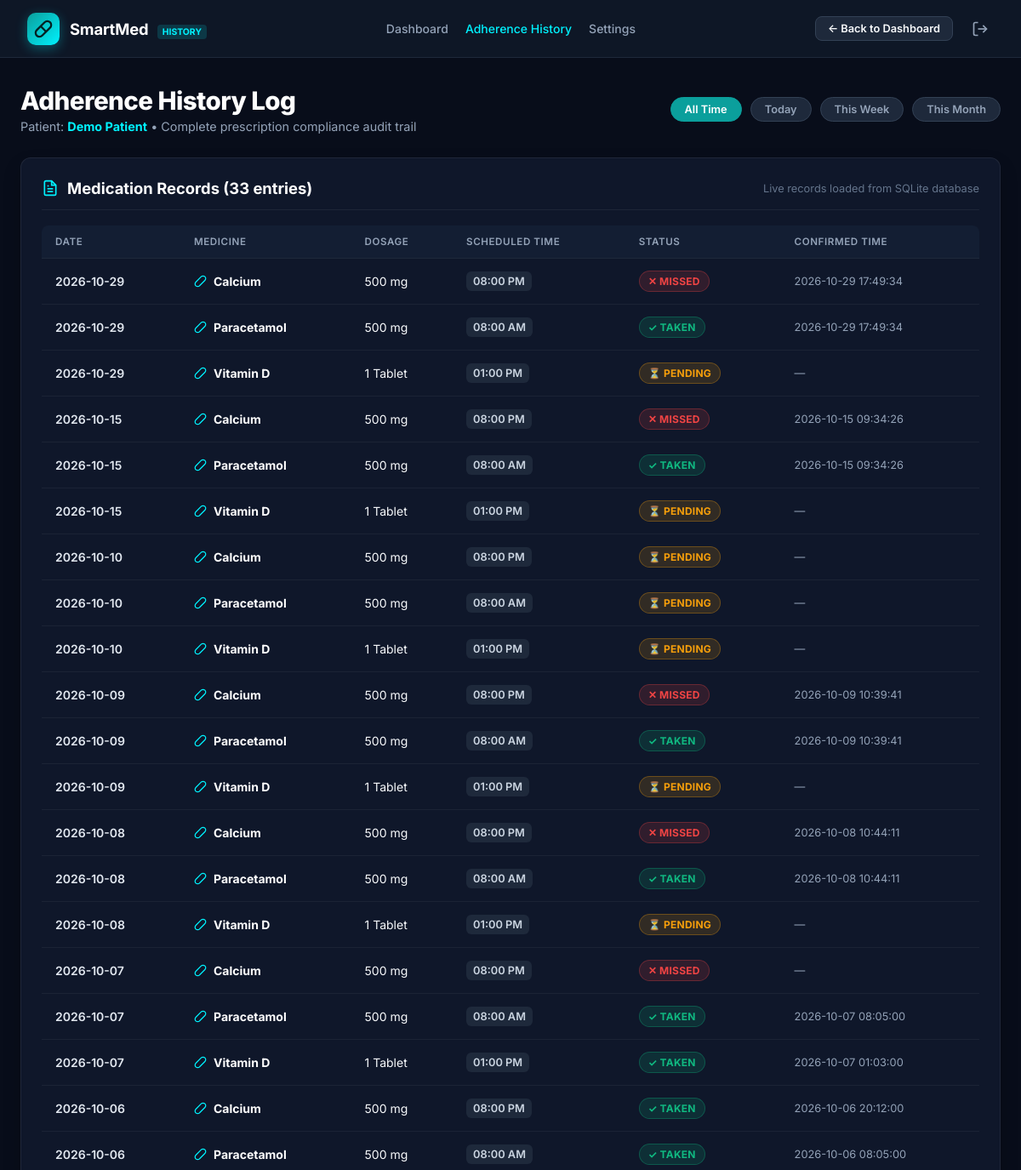
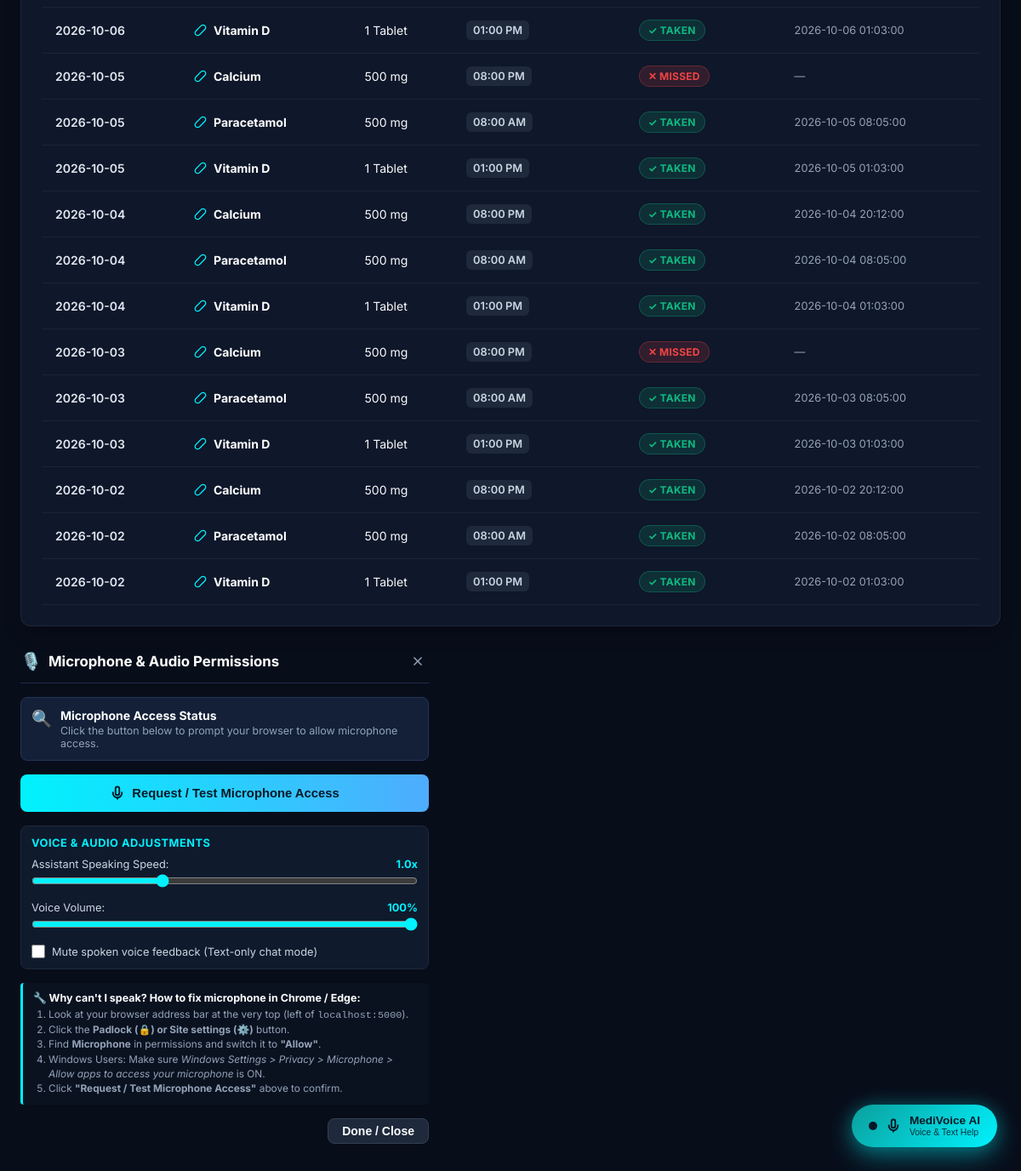
Screenshot of /history (signed in) with the database file from the repository (2 pictures, top to bottom).
### tables this page shows
CREATE TABLE adherence (
            id INTEGER PRIMARY KEY AUTOINCREMENT,
            medication_id INTEGER NOT NULL,
            scheduled_date TEXT NOT NULL,
            scheduled_time TEXT NOT NULL,
            status TEXT NOT NULL DEFAULT 'PENDING',
            confirmed_at TEXT,
            FOREIGN KEY (medication_id) REFERENCES medications(id) ON DELETE CASCADE
        );

CREATE TABLE medications (
            id INTEGER PRIMARY KEY AUTOINCREMENT,
            patient_id INTEGER NOT NULL,
            medicine_name TEXT NOT NULL,
            dosage TEXT NOT NULL,
            frequency TEXT NOT NULL,
            scheduled_time TEXT NOT NULL,
            start_date TEXT NOT NULL,
            end_date TEXT NOT NULL, instructions TEXT DEFAULT '',
            FOREIGN KEY (patient_id) REFERENCES users(id) ON DELETE CASCADE
        );

### app.py (the view)
@app.route("/history")
def history():
    if "user_id" not in session:
        return redirect(url_for("login"))
    conn = get_db()
    cursor = conn.cursor()
    if session.get("role") == "caregiver":
        req_p = request.args.get("patient_id")
        cursor.execute("""
            SELECT u.id, u.name
            FROM caregiver_patients cp
            JOIN users u ON cp.patient_id = u.id
            WHERE cp.caregiver_id = ?
        """, (session["user_id"],))
        auth_pts = cursor.fetchall()
        if not auth_pts:
            conn.close()
            return "No authorized patients assigned to your account.", 403
        if req_p:
            match = [p for p in auth_pts if p["id"] == int(req_p)]
            if not match:
                conn.close()
                return "403 Forbidden: You are not authorized to view this patient.", 403
            patient_id = match[0]["id"]
            patient_name = match[0]["name"]
        else:
            patient_id = auth_pts[0]["id"]
            patient_name = auth_pts[0]["name"]
    else:
        patient_id = session["user_id"]
        patient_name = session.get("user_name")
    filter_period = request.args.get("filter", "all")  # today, week, month, all
    today = date.today()
    query = """
        SELECT
            a.id,
            a.scheduled_date,
            a.scheduled_time,
            a.status,
            a.confirmed_at,
            m.medicine_name,
            m.dosage,
            m.frequency,
            m.instructions
        FROM adherence a
        JOIN medications m ON a.medication_id = m.id
        WHERE m.patient_id = ?
    """
    params = [patient_id]
    if filter_period == "today":
        query += " AND a.scheduled_date = ?"
        params.append(today.strftime("%Y-%m-%d"))
    elif filter_period == "week":
        week_ago = (today - timedelta(days=7)).strftime("%Y-%m-%d")
        query += " AND a.scheduled_date >= ?"
        params.append(week_ago)
    elif filter_period == "month":
        month_ago = (today - timedelta(days=30)).strftime("%Y-%m-%d")
        query += " AND a.scheduled_date >= ?"
        params.append(month_ago)
    query += " ORDER BY a.scheduled_date DESC, a.scheduled_time DESC"
    cursor.execute(query, params)
    history_records = cursor.fetchall()
    conn.close()
    return render_template(
        "history.html",
        records=history_records,
        active_filter=filter_period,
        patient_name=patient_name
    )

### app.py (called while the page is built)
def get_db():
    conn = sqlite3.connect(DATABASE_PATH)
    conn.row_factory = sqlite3.Row
    return conn

### templates/history.html (shortened to what this page needs)
<!DOCTYPE html>
<html lang="en">
<head>
  <link rel="stylesheet" href="{{ url_for('static', filename='css/style.css') }}">
</head>
<body class="app-layout">
  <header class="navbar">
    <a href="{{ url_for('index') }}" class="nav-brand">
      <div class="brand-icon-box">
        <svg width="22" height="22" viewBox="0 0 24 24" fill="none" stroke="currentColor" stroke-width="2.5">
          <path d="m10.5 20.5 10-10a4.95 4.95 0 1 0-7-7l-10 10a4.95 4.95 0 1 0 7 7Z"/>
          <path d="m8.5 8.5 7 7"/>
        </svg>
      </div>
      <div>
        <span class="brand-name">SmartMed</span>
        <span class="brand-tag">History</span>
      </div>
    </a>
    <nav class="nav-links">
      <a href="{{ url_for('index') }}" class="nav-link">Dashboard</a>
      <a href="{{ url_for('history') }}" class="nav-link active">Adherence History</a>
      <a href="{{ url_for('settings') }}" class="nav-link">Settings</a>
    </nav>
    <div class="nav-actions">
      <a href="{{ url_for('index') }}" class="btn-secondary" style="padding:6px 14px; font-size:0.8rem;">
        ← Back to Dashboard
      </a>
      <a href="{{ url_for('logout') }}" class="btn-logout" title="Sign Out">
        <svg width="20" height="20" viewBox="0 0 24 24" fill="none" stroke="currentColor" stroke-width="2">
          <path d="M9 21H5a2 2 0 0 1-2-2V5a2 2 0 0 1 2-2h4"/><polyline points="16 17 21 12 16 7"/><line x1="21" y1="12" x2="9" y2="12"/>
        </svg>
      </a>
    </div>
  </header>
  <main class="main-content">
    <div class="dashboard-header">
      <div class="header-title-box">
        <h1>Adherence History Log</h1>
        <p>Patient: <strong style="color:var(--cyan-accent);">{{ patient_name }}</strong> • Complete prescription compliance audit trail</p>
      </div>
      <div class="filter-bar">
        <a href="{{ url_for('history', filter='all') }}" class="filter-btn {{ 'active' if active_filter == 'all' else '' }}">All Time</a>
        <a href="{{ url_for('history', filter='today') }}" class="filter-btn {{ 'active' if active_filter == 'today' else '' }}">Today</a>
        <a href="{{ url_for('history', filter='week') }}" class="filter-btn {{ 'active' if active_filter == 'week' else '' }}">This Week</a>
        <a href="{{ url_for('history', filter='month') }}" class="filter-btn {{ 'active' if active_filter == 'month' else '' }}">This Month</a>
      </div>
    </div>
    <section class="section-card">
      <div class="section-header">
        <div class="section-title-box">
          <h2 class="section-title">Medication Records ({{ records|length }} entries)</h2>
        </div>
        <span style="font-size:0.8rem; color:var(--text-dim);">Live records loaded from SQLite database</span>
      </div>
      <div class="table-responsive">
        <table class="med-table">
          <thead>
            <tr>
              <th>Date</th>
              <th>Medicine</th>
              <th>Dosage</th>
              <th>Scheduled Time</th>
              <th>Status</th>
              <th>Confirmed Time</th>
            </tr>
          </thead>
          <tbody>
            {% if records %}
              {% for r in records %}
                <tr>
                  <td style="font-weight:600; color:#E2E8F0;">{{ r.scheduled_date }}</td>
                  <td>
                    <div class="med-name-cell">
                      <svg width="15" height="15" viewBox="0 0 24 24" fill="none" stroke="var(--cyan-accent)" stroke-width="2">
                        <path d="m10.5 20.5 10-10a4.95 4.95 0 1 0-7-7l-10 10a4.95 4.95 0 1 0 7 7Z"/>
                      </svg>
                      <span>{{ r.medicine_name }}</span>
                    </div>
                  </td>
                  <td>{{ r.dosage }}</td>
                  <td>
                    <span class="med-time-badge">{{ r.scheduled_time }}</span>
                  </td>
                  <td>
                    {% if r.status == 'TAKEN' %}
                      <span class="status-pill status-taken">✓ TAKEN</span>
                    {% elif r.status == 'MISSED' %}
                      <span class="status-pill status-missed">✕ MISSED</span>
                    {% else %}
                      <span class="status-pill status-pending">⏳ PENDING</span>
                    {% endif %}
                  </td>
                  <td style="font-size:0.8rem; color:var(--text-muted);">
                    {{ r.confirmed_at if r.confirmed_at else '—' }}
                  </td>
                </tr>
              {% endfor %}
            {% else %}
              <tr>
                <td colspan="6" style="text-align:center; padding:32px; color:var(--text-dim);">
                  No adherence records found for the selected time filter.
                </td>
              </tr>
            {% endif %}
          </tbody>
        </table>
      </div>
    </section>
  {% include 'medivoice_widget.html' %}
</body>
</html>

### rows the page displays
adherence: scheduled_date "2026-10-29", medicine_name "Calcium", dosage "500 mg", scheduled_time "08:00 PM", status "✕ MISSED", confirmed_at "2026-10-29 17:49:34"
adherence: scheduled_date "2026-10-29", medicine_name "Paracetamol", dosage "500 mg", scheduled_time "08:00 AM", status "✓ TAKEN", confirmed_at "2026-10-29 17:49:34"
adherence: scheduled_date "2026-10-29", medicine_name "Vitamin D", dosage "1 Tablet", scheduled_time "01:00 PM", status "⏳ PENDING", confirmed_at "—"
adherence: scheduled_date "2026-10-15", medicine_name "Calcium", dosage "500 mg", scheduled_time "08:00 PM", status "✕ MISSED", confirmed_at "2026-10-15 09:34:26"
adherence: scheduled_date "2026-10-15", medicine_name "Paracetamol", dosage "500 mg", scheduled_time "08:00 AM", status "✓ TAKEN", confirmed_at "2026-10-15 09:34:26"
adherence: scheduled_date "2026-10-15", medicine_name "Vitamin D", dosage "1 Tablet", scheduled_time "01:00 PM", status "⏳ PENDING", confirmed_at "—"
adherence: scheduled_date "2026-10-10", medicine_name "Calcium", dosage "500 mg", scheduled_time "08:00 PM", status "⏳ PENDING", confirmed_at "—"
adherence: scheduled_date "2026-10-10", medicine_name "Paracetamol", dosage "500 mg", scheduled_time "08:00 AM", status "⏳ PENDING", confirmed_at "—"
adherence: scheduled_date "2026-10-10", medicine_name "Vitamin D", dosage "1 Tablet", scheduled_time "01:00 PM", status "⏳ PENDING", confirmed_at "—"
adherence: scheduled_date "2026-10-09", medicine_name "Calcium", dosage "500 mg", scheduled_time "08:00 PM", status "✕ MISSED", confirmed_at "2026-10-09 10:39:41"
adherence: scheduled_date "2026-10-09", medicine_name "Paracetamol", dosage "500 mg", scheduled_time "08:00 AM", status "✓ TAKEN", confirmed_at "2026-10-09 10:39:41"
adherence: scheduled_date "2026-10-09", medicine_name "Vitamin D", dosage "1 Tablet", scheduled_time "01:00 PM", status "⏳ PENDING", confirmed_at "—"
adherence: scheduled_date "2026-10-08", medicine_name "Calcium", dosage "500 mg", scheduled_time "08:00 PM", status "✕ MISSED", confirmed_at "2026-10-08 10:44:11"
adherence: scheduled_date "2026-10-08", medicine_name "Paracetamol", dosage "500 mg", scheduled_time "08:00 AM", status "✓ TAKEN", confirmed_at "2026-10-08 10:44:11"
adherence: scheduled_date "2026-10-08", medicine_name "Vitamin D", dosage "1 Tablet", scheduled_time "01:00 PM", status "⏳ PENDING", confirmed_at "—"
adherence: scheduled_date "2026-10-07", medicine_name "Calcium", dosage "500 mg", scheduled_time "08:00 PM", status "✕ MISSED", confirmed_at "—"
adherence: scheduled_date "2026-10-07", medicine_name "Paracetamol", dosage "500 mg", scheduled_time "08:00 AM", status "✓ TAKEN", confirmed_at "2026-10-07 08:05:00"
adherence: scheduled_date "2026-10-07", medicine_name "Vitamin D", dosage "1 Tablet", scheduled_time "01:00 PM", status "✓ TAKEN", confirmed_at "2026-10-07 01:03:00"
adherence: scheduled_date "2026-10-06", medicine_name "Calcium", dosage "500 mg", scheduled_time "08:00 PM", status "✓ TAKEN", confirmed_at "2026-10-06 20:12:00"
adherence: scheduled_date "2026-10-06", medicine_name "Paracetamol", dosage "500 mg", scheduled_time "08:00 AM", status "✓ TAKEN", confirmed_at "2026-10-06 08:05:00"
adherence: scheduled_date "2026-10-06", medicine_name "Vitamin D", dosage "1 Tablet", scheduled_time "01:00 PM", status "✓ TAKEN", confirmed_at "2026-10-06 01:03:00"
adherence: scheduled_date "2026-10-05", medicine_name "Calcium", dosage "500 mg", scheduled_time "08:00 PM", status "✕ MISSED", confirmed_at "—"
adherence: scheduled_date "2026-10-05", medicine_name "Paracetamol", dosage "500 mg", scheduled_time "08:00 AM", status "✓ TAKEN", confirmed_at "2026-10-05 08:05:00"
adherence: scheduled_date "2026-10-05", medicine_name "Vitamin D", dosage "1 Tablet", scheduled_time "01:00 PM", status "✓ TAKEN", confirmed_at "2026-10-05 01:03:00"
adherence: scheduled_date "2026-10-04", medicine_name "Calcium", dosage "500 mg", scheduled_time "08:00 PM", status "✓ TAKEN", confirmed_at "2026-10-04 20:12:00"
adherence: scheduled_date "2026-10-04", medicine_name "Paracetamol", dosage "500 mg", scheduled_time "08:00 AM", status "✓ TAKEN", confirmed_at "2026-10-04 08:05:00"
adherence: scheduled_date "2026-10-04", medicine_name "Vitamin D", dosage "1 Tablet", scheduled_time "01:00 PM", status "✓ TAKEN", confirmed_at "2026-10-04 01:03:00"
adherence: scheduled_date "2026-10-03", medicine_name "Calcium", dosage "500 mg", scheduled_time "08:00 PM", status "✕ MISSED", confirmed_at "—"
adherence: scheduled_date "2026-10-03", medicine_name "Paracetamol", dosage "500 mg", scheduled_time "08:00 AM", status "✓ TAKEN", confirmed_at "2026-10-03 08:05:00"
adherence: scheduled_date "2026-10-03", medicine_name "Vitamin D", dosage "1 Tablet", scheduled_time "01:00 PM", status "✓ TAKEN", confirmed_at "2026-10-03 01:03:00"
adherence: scheduled_date "2026-10-02", medicine_name "Calcium", dosage "500 mg", scheduled_time "08:00 PM", status "✓ TAKEN", confirmed_at "2026-10-02 20:12:00"
adherence: scheduled_date "2026-10-02", medicine_name "Paracetamol", dosage "500 mg", scheduled_time "08:00 AM", status "✓ TAKEN", confirmed_at "2026-10-02 08:05:00"
adherence: scheduled_date "2026-10-02", medicine_name "Vitamin D", dosage "1 Tablet", scheduled_time "01:00 PM", status "✓ TAKEN", confirmed_at "2026-10-02 01:03:00"

### other values shown
{{ patient_name }} "Demo Patient"
{{ records|length }} "33"
